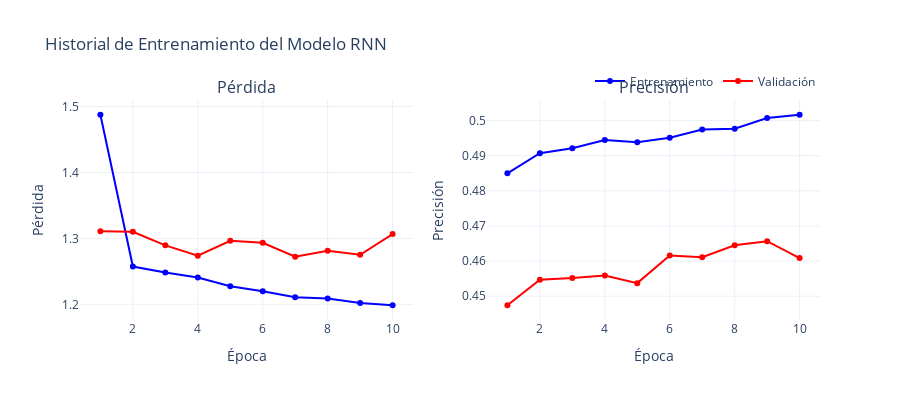
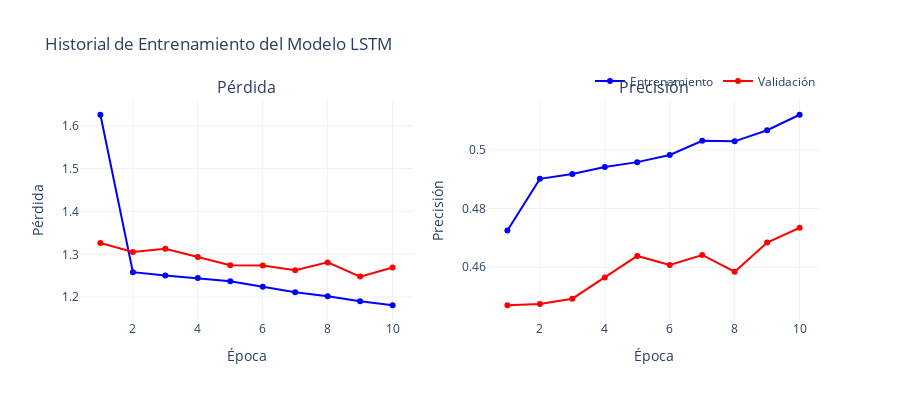
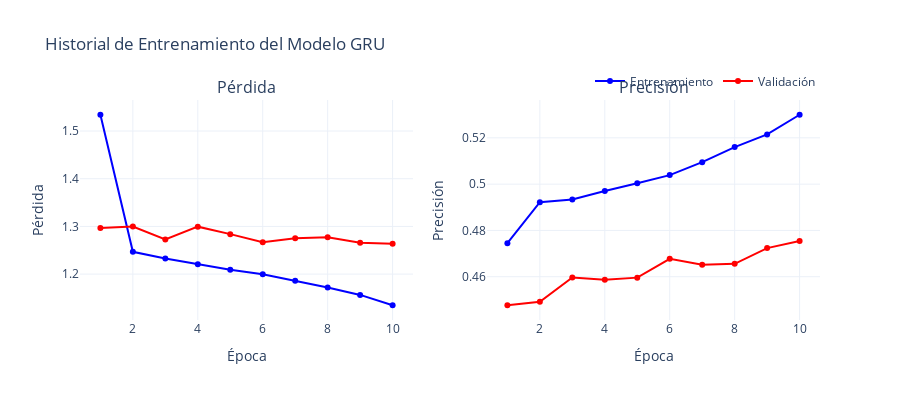
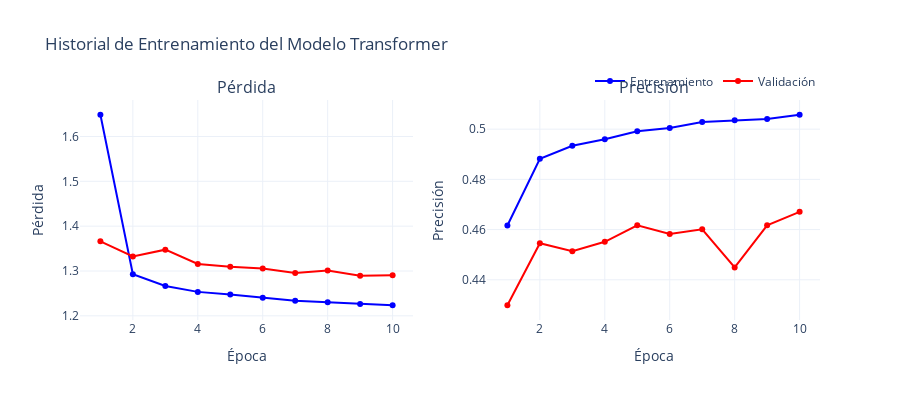

Write notebook code for charts like these, in order.
### Code cell
experiment = run_nlp_experiment(text_processor, train_loader, val_loader, test_loader, skip_hyperparameter_analysis=True)

# experiment = run_nlp_experiment(text_processor, train_loader, val_loader, test_loader)

### Figure 1 — Plotly figure (JSON) as saved in the notebook; plotly's stock layout.template omitted (floating-point values rounded to 4 significant figures)
{"data": [{"line": {"color": "blue"}, "mode": "lines+markers", "name": "Entrenamiento", "type": "scatter", "x": [1, 2, 3, 4, 5, 6, 7, 8, 9, 10], "xaxis": "x", "y": [1.488, 1.257, 1.248, 1.241, 1.228, 1.22, 1.211, 1.209, 1.202, 1.199], "yaxis": "y"}, {"line": {"color": "red"}, "mode": "lines+markers", "name": "Validación", "type": "scatter", "x": [1, 2, 3, 4, 5, 6, 7, 8, 9, 10], "xaxis": "x", "y": [1.311, 1.31, 1.289, 1.274, 1.296, 1.293, 1.272, 1.281, 1.275, 1.307], "yaxis": "y"}, {"line": {"color": "blue"}, "mode": "lines+markers", "name": "Entrenamiento", "showlegend": false, "type": "scatter", "x": [1, 2, 3, 4, 5, 6, 7, 8, 9, 10], "xaxis": "x2", "y": [0.485, 0.4907, 0.4921, 0.4945, 0.4938, 0.4951, 0.4974, 0.4977, 0.5007, 0.5017], "yaxis": "y2"}, {"line": {"color": "red"}, "mode": "lines+markers", "name": "Validación", "showlegend": false, "type": "scatter", "x": [1, 2, 3, 4, 5, 6, 7, 8, 9, 10], "xaxis": "x2", "y": [0.4474, 0.4547, 0.4552, 0.4559, 0.4537, 0.4616, 0.4611, 0.4645, 0.4657, 0.4609], "yaxis": "y2"}], "layout": {"annotations": [{"font": {"size": 16}, "showarrow": false, "text": "Pérdida", "x": 0.225, "xanchor": "center", "xref": "paper", "y": 1, "yanchor": "bottom", "yref": "paper"}, {"font": {"size": 16}, "showarrow": false, "text": "Precisión", "x": 0.775, "xanchor": "center", "xref": "paper", "y": 1, "yanchor": "bottom", "yref": "paper"}], "height": 400, "legend": {"orientation": "h", "x": 1, "xanchor": "right", "y": 1.02, "yanchor": "bottom"}, "title": {"text": "Historial de Entrenamiento del Modelo RNN"}, "width": 900, "xaxis": {"anchor": "y", "domain": [0, 0.45], "title": {"text": "Época"}}, "xaxis2": {"anchor": "y2", "domain": [0.55, 1], "title": {"text": "Época"}}, "yaxis": {"anchor": "x", "domain": [0, 1], "title": {"text": "Pérdida"}}, "yaxis2": {"anchor": "x2", "domain": [0, 1], "title": {"text": "Precisión"}}}}

### Figure 2 — Plotly figure (JSON) as saved in the notebook; plotly's stock layout.template omitted (floating-point values rounded to 4 significant figures)
{"data": [{"line": {"color": "blue"}, "mode": "lines+markers", "name": "Entrenamiento", "type": "scatter", "x": [1, 2, 3, 4, 5, 6, 7, 8, 9, 10], "xaxis": "x", "y": [1.626, 1.258, 1.25, 1.244, 1.237, 1.224, 1.211, 1.202, 1.19, 1.181], "yaxis": "y"}, {"line": {"color": "red"}, "mode": "lines+markers", "name": "Validación", "type": "scatter", "x": [1, 2, 3, 4, 5, 6, 7, 8, 9, 10], "xaxis": "x", "y": [1.326, 1.306, 1.313, 1.293, 1.274, 1.274, 1.263, 1.281, 1.248, 1.269], "yaxis": "y"}, {"line": {"color": "blue"}, "mode": "lines+markers", "name": "Entrenamiento", "showlegend": false, "type": "scatter", "x": [1, 2, 3, 4, 5, 6, 7, 8, 9, 10], "xaxis": "x2", "y": [0.4725, 0.4901, 0.4918, 0.4942, 0.4958, 0.4983, 0.5031, 0.5029, 0.5067, 0.512], "yaxis": "y2"}, {"line": {"color": "red"}, "mode": "lines+markers", "name": "Validación", "showlegend": false, "type": "scatter", "x": [1, 2, 3, 4, 5, 6, 7, 8, 9, 10], "xaxis": "x2", "y": [0.447, 0.4474, 0.4493, 0.4565, 0.4638, 0.4608, 0.4642, 0.4584, 0.4684, 0.4734], "yaxis": "y2"}], "layout": {"annotations": [{"font": {"size": 16}, "showarrow": false, "text": "Pérdida", "x": 0.225, "xanchor": "center", "xref": "paper", "y": 1, "yanchor": "bottom", "yref": "paper"}, {"font": {"size": 16}, "showarrow": false, "text": "Precisión", "x": 0.775, "xanchor": "center", "xref": "paper", "y": 1, "yanchor": "bottom", "yref": "paper"}], "height": 400, "legend": {"orientation": "h", "x": 1, "xanchor": "right", "y": 1.02, "yanchor": "bottom"}, "title": {"text": "Historial de Entrenamiento del Modelo LSTM"}, "width": 900, "xaxis": {"anchor": "y", "domain": [0, 0.45], "title": {"text": "Época"}}, "xaxis2": {"anchor": "y2", "domain": [0.55, 1], "title": {"text": "Época"}}, "yaxis": {"anchor": "x", "domain": [0, 1], "title": {"text": "Pérdida"}}, "yaxis2": {"anchor": "x2", "domain": [0, 1], "title": {"text": "Precisión"}}}}

### Figure 3 — Plotly figure (JSON) as saved in the notebook; plotly's stock layout.template omitted (floating-point values rounded to 4 significant figures)
{"data": [{"line": {"color": "blue"}, "mode": "lines+markers", "name": "Entrenamiento", "type": "scatter", "x": [1, 2, 3, 4, 5, 6, 7, 8, 9, 10], "xaxis": "x", "y": [1.534, 1.247, 1.233, 1.221, 1.209, 1.2, 1.186, 1.172, 1.156, 1.135], "yaxis": "y"}, {"line": {"color": "red"}, "mode": "lines+markers", "name": "Validación", "type": "scatter", "x": [1, 2, 3, 4, 5, 6, 7, 8, 9, 10], "xaxis": "x", "y": [1.297, 1.3, 1.273, 1.299, 1.284, 1.267, 1.275, 1.277, 1.266, 1.264], "yaxis": "y"}, {"line": {"color": "blue"}, "mode": "lines+markers", "name": "Entrenamiento", "showlegend": false, "type": "scatter", "x": [1, 2, 3, 4, 5, 6, 7, 8, 9, 10], "xaxis": "x2", "y": [0.4745, 0.4922, 0.4933, 0.497, 0.5004, 0.5039, 0.5095, 0.516, 0.5215, 0.53], "yaxis": "y2"}, {"line": {"color": "red"}, "mode": "lines+markers", "name": "Validación", "showlegend": false, "type": "scatter", "x": [1, 2, 3, 4, 5, 6, 7, 8, 9, 10], "xaxis": "x2", "y": [0.4477, 0.4492, 0.4597, 0.4587, 0.4596, 0.4677, 0.4652, 0.4656, 0.4724, 0.4754], "yaxis": "y2"}], "layout": {"annotations": [{"font": {"size": 16}, "showarrow": false, "text": "Pérdida", "x": 0.225, "xanchor": "center", "xref": "paper", "y": 1, "yanchor": "bottom", "yref": "paper"}, {"font": {"size": 16}, "showarrow": false, "text": "Precisión", "x": 0.775, "xanchor": "center", "xref": "paper", "y": 1, "yanchor": "bottom", "yref": "paper"}], "height": 400, "legend": {"orientation": "h", "x": 1, "xanchor": "right", "y": 1.02, "yanchor": "bottom"}, "title": {"text": "Historial de Entrenamiento del Modelo GRU"}, "width": 900, "xaxis": {"anchor": "y", "domain": [0, 0.45], "title": {"text": "Época"}}, "xaxis2": {"anchor": "y2", "domain": [0.55, 1], "title": {"text": "Época"}}, "yaxis": {"anchor": "x", "domain": [0, 1], "title": {"text": "Pérdida"}}, "yaxis2": {"anchor": "x2", "domain": [0, 1], "title": {"text": "Precisión"}}}}

### Figure 4 — Plotly figure (JSON) as saved in the notebook; plotly's stock layout.template omitted (floating-point values rounded to 4 significant figures)
{"data": [{"line": {"color": "blue"}, "mode": "lines+markers", "name": "Entrenamiento", "type": "scatter", "x": [1, 2, 3, 4, 5, 6, 7, 8, 9, 10], "xaxis": "x", "y": [1.648, 1.293, 1.266, 1.253, 1.248, 1.24, 1.234, 1.23, 1.226, 1.224], "yaxis": "y"}, {"line": {"color": "red"}, "mode": "lines+markers", "name": "Validación", "type": "scatter", "x": [1, 2, 3, 4, 5, 6, 7, 8, 9, 10], "xaxis": "x", "y": [1.366, 1.333, 1.348, 1.316, 1.31, 1.306, 1.295, 1.301, 1.289, 1.291], "yaxis": "y"}, {"line": {"color": "blue"}, "mode": "lines+markers", "name": "Entrenamiento", "showlegend": false, "type": "scatter", "x": [1, 2, 3, 4, 5, 6, 7, 8, 9, 10], "xaxis": "x2", "y": [0.4616, 0.4882, 0.4934, 0.496, 0.4991, 0.5004, 0.5028, 0.5036, 0.504, 0.5057], "yaxis": "y2"}, {"line": {"color": "red"}, "mode": "lines+markers", "name": "Validación", "showlegend": false, "type": "scatter", "x": [1, 2, 3, 4, 5, 6, 7, 8, 9, 10], "xaxis": "x2", "y": [0.4299, 0.4546, 0.4514, 0.4551, 0.4617, 0.4583, 0.4601, 0.4449, 0.4617, 0.4671], "yaxis": "y2"}], "layout": {"annotations": [{"font": {"size": 16}, "showarrow": false, "text": "Pérdida", "x": 0.225, "xanchor": "center", "xref": "paper", "y": 1, "yanchor": "bottom", "yref": "paper"}, {"font": {"size": 16}, "showarrow": false, "text": "Precisión", "x": 0.775, "xanchor": "center", "xref": "paper", "y": 1, "yanchor": "bottom", "yref": "paper"}], "height": 400, "legend": {"orientation": "h", "x": 1, "xanchor": "right", "y": 1.02, "yanchor": "bottom"}, "title": {"text": "Historial de Entrenamiento del Modelo Transformer"}, "width": 900, "xaxis": {"anchor": "y", "domain": [0, 0.45], "title": {"text": "Época"}}, "xaxis2": {"anchor": "y2", "domain": [0.55, 1], "title": {"text": "Época"}}, "yaxis": {"anchor": "x", "domain": [0, 1], "title": {"text": "Pérdida"}}, "yaxis2": {"anchor": "x2", "domain": [0, 1], "title": {"text": "Precisión"}}}}
